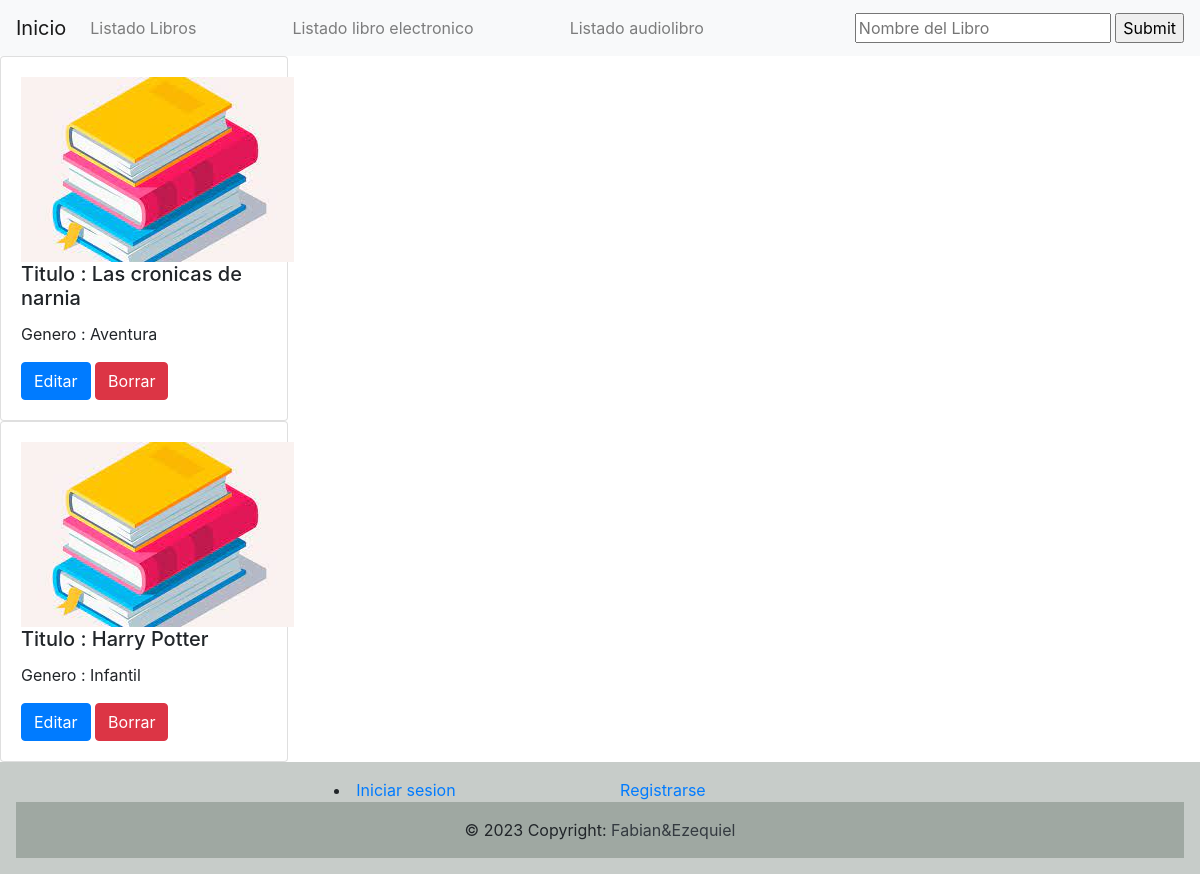
/list_book/, run on an earlier commit of the app's database.
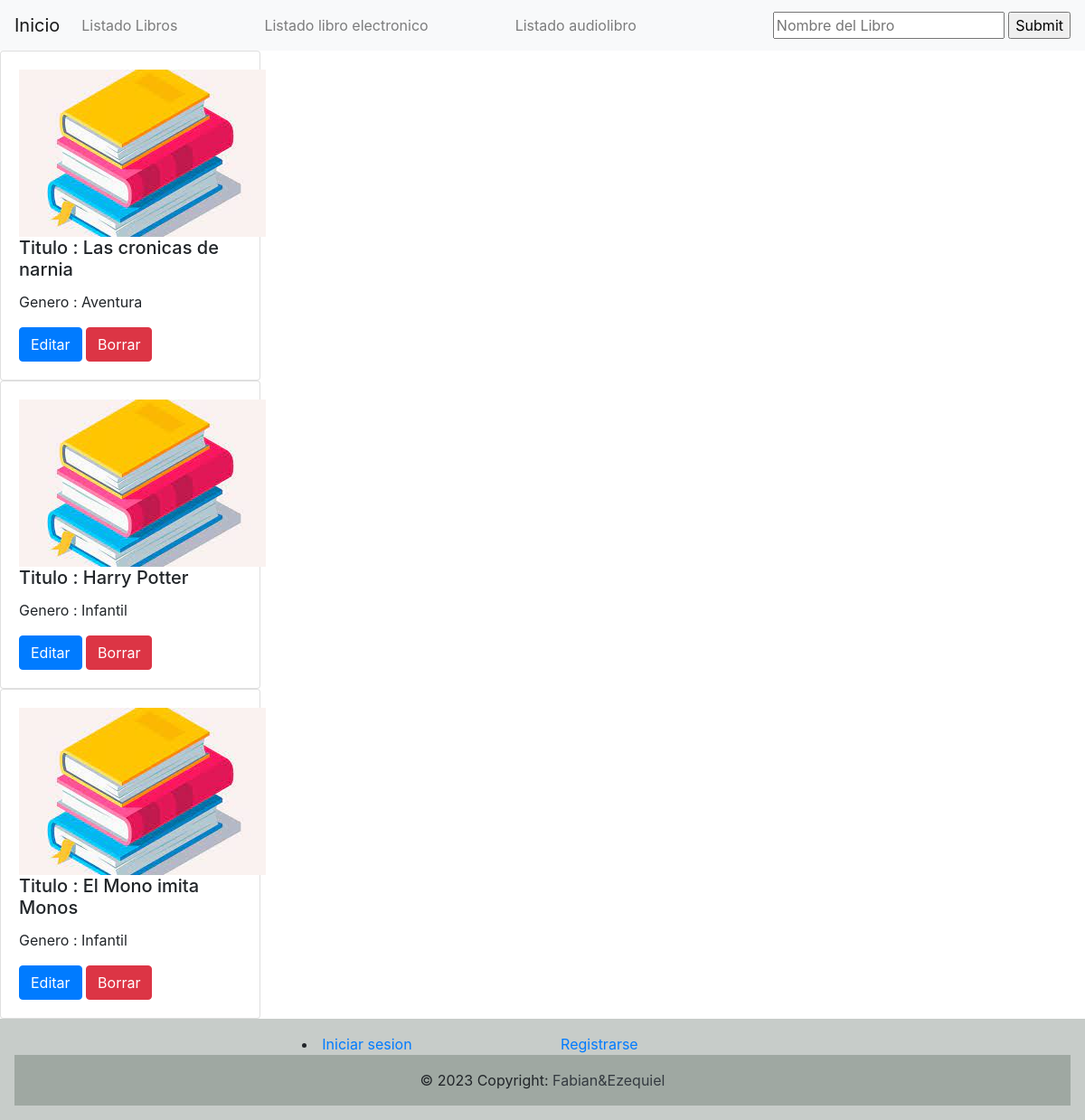
And on a later commit of the database.
### catalog/models.py (models this page shows, shortened)
class Books(models.Model):
    title = models.CharField(max_length=120)
    book_genre = models.CharField(max_length=40)

### catalog/views.py (the view)
# urls.py: path("list_book/", list_book, name = "list_book" ),
def list_book(request):
    books = Books.objects.all()
    context = {
        "book":books
    }
    return render(request, "Catalog_List/list_book.html", context=context)

### templates/Catalog_List/list_book.html (shortened to what this page needs)
{% extends 'base.html' %}
{% block contenido_que_cambia %}
{% for book in book %}
<div class="card" style="width: 18rem;">
    <div class="card-body">
      <img class="" alt="...">
      <h5 class="card-title"> Titulo : {{book.title}}</h5>
      <p class="card-text">  Genero : {{book.book_genre}}</p>
      <a href="/update_book/{{book.id}}/" class = "btn btn-primary">Editar</a>
      <a href="/delete_book/{{book.id}}/" class = "btn btn-danger">Borrar</a>
    </div>
</div>
{% endfor%}
{% endblock %}

### templates/base.html (shortened to what this page needs)
<!DOCTYPE html>
<html lang="en">
<head>
    <link rel="stylesheet" href="https://cdn.jsdelivr.net/npm/bootstrap@4.6.2/dist/css/bootstrap.min.css"
>
</head>
<body>
    <nav class="navbar navbar-expand-lg navbar-light bg-light">
        <a class="navbar-brand" href="/">Inicio</a>
        <div class="collapse navbar-collapse" id="navbarSupportedContent">
            {% if request.user.is_staff %}
                <ul class="navbar-nav mr-auto">
                    <li class="nav-item">
                        <a class="nav-link" href="/create_book/">Crear libro</a>
                    </li>
                    <li class="nav-item">
                        <a class="nav-link" href="/list_book/" style="margin-right: 5rem ;">Listado Libros</a>
                    </li>
                    <li class="nav-item">
                        <a class="nav-link" href="/create_ebook/">Crear libro electronico</a>
                    </li>
                    <li class="nav-item">
                        <a class="nav-link" href="/list_ebook/"style="margin-right: 5rem ;">Listado libro electronico</a>
                    </li>
                    <li class="nav-item">
                        <a class="nav-link" href="/create_audiobook/">Crear audiolibro</a>
                    </li>
                    <li class="nav-item">
                        <a class="nav-link" href="/list_audiobook/">Listado audiolibro</a>
                    </li>
                </ul>
            {% else %}
                <ul class="navbar-nav mr-auto">
                    <li class="nav-item">
                        <a class="nav-link" href="/list_book/" style="margin-right: 5rem ;">Listado Libros</a>
                    </li>
                    <li class="nav-item">
                        <a class="nav-link" href="/list_ebook/"style="margin-right: 5rem ;">Listado libro electronico</a>
                    </li>
                    <li class="nav-item">
                        <a class="nav-link" href="/list_audiobook/">Listado audiolibro</a>
                    </li>
                </ul>
            {% endif %}
            <div style="text-align: right";>
                <form action="{% url 'search_books' %}" method="GET"> {% csrf_token %}
                    <input aling="right" type = 'text' name="search" id="search" placeholder="Nombre del Libro">
                    <input type="Submit" name="Buscar" id="right">
                </form>
            </div>
        </div>
    </nav>
    {% block contenido_que_cambia %}{% endblock %}
    <footer
    class="bg-light text-center text-lg-start">
    <div class="text-center p-3" style="background-color: rgba(3, 25, 8, 0.2);">
            <li class="nav-item">
                {% if request.user.is_authenticated %}
                <a  href="/logout/" style="margin-right: 10rem ;">Salir de la sesion</a>
                {% else %}
                <a  href="/login/" style="margin-right: 10rem ;">Iniciar sesion</a>
                <a  href="/register/" style="margin-right: 10rem ;">Registrarse</a>
                {% endif %}
        <div class="text-center p-3" style="background-color: rgba(3, 25, 8, 0.2);">
            © 2023 Copyright:
            <a class="text-dark" href="">Fabian&Ezequiel</a>
            </li>
        </div>
    </footer>
</body>
</html>

What changed in the data, as far as the page shows it:
added Books: title "El Mono imita Monos", book_genre "Infantil"
